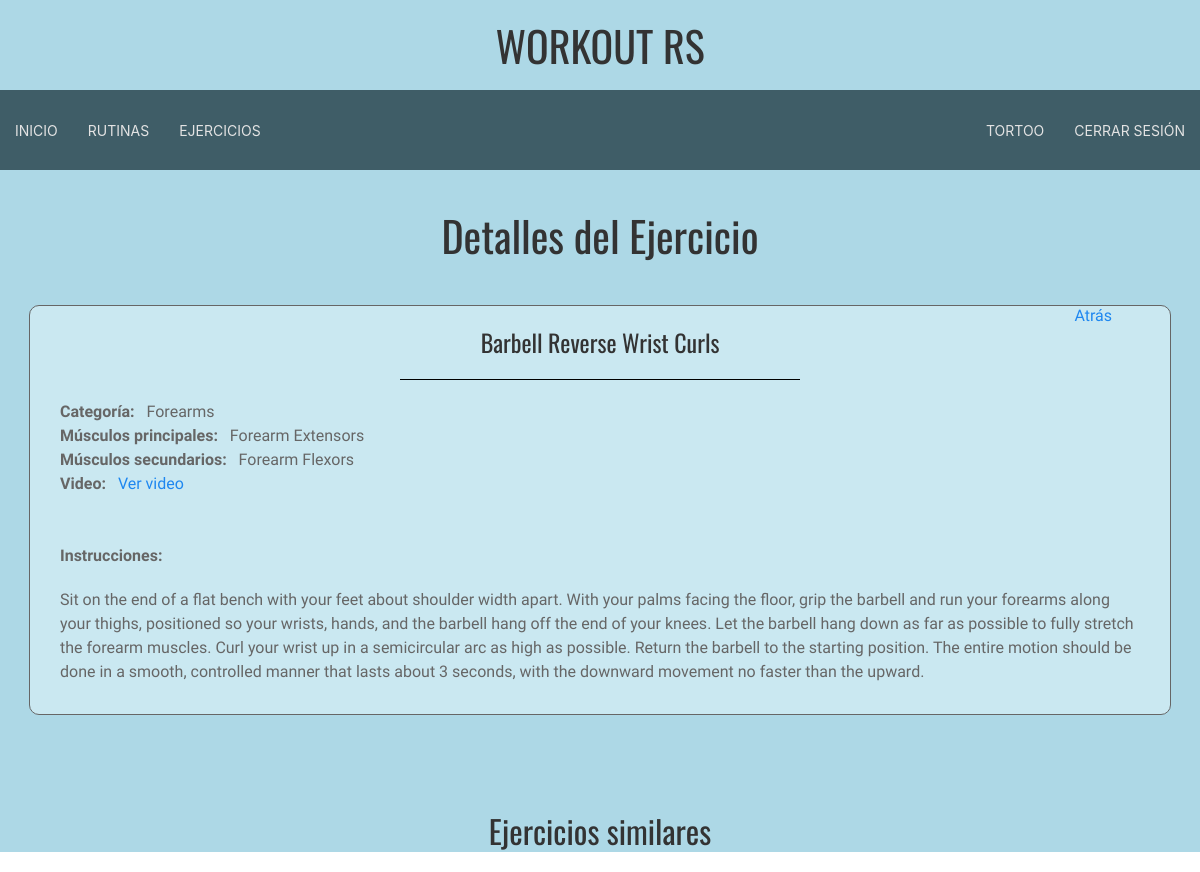
Page /ejercicio/6 (signed in) on the committed database.
### main/models.py (models this page shows, shortened)
class Exercise(models.Model):
    exerciseName = models.TextField(verbose_name='Exercise name')
    exerciseCategory = models.CharField(max_length=200, verbose_name='Exercise Category', null=True)
    priMuscles = models.ManyToManyField(Muscle, related_name='primary', verbose_name='Primary Muscles')
    secMuscles = models.ManyToManyField(Muscle, related_name='secondary', verbose_name='Secondary Muscles')
    video = models.URLField(verbose_name='Video', null=True)
    instructions = models.TextField(verbose_name='Instructions', null=True)
    class Meta:
        ordering = ('exerciseName', )

class Muscle(models.Model):
    name = models.CharField(max_length=100, unique=True)
    def __str__(self):
        return self.name

### main/views.py (the view)
# urls.py: path('ejercicio/<int:id>', views.exercise_detail, name="detalles_ejercicio"),
def exercise_detail(request, id):
    ejercicio = get_object_or_404(Exercise, id=id)
    ejerciciosRec = []
    if ejercicio:
        ejerciciosRec = recommend_exercises(id)
        for ej in ejerciciosRec:
            ej['priMuscles'] = Muscle.objects.get(id=int(ej.get('priMuscles')))
            ej['secMuscles'] = Muscle.objects.get(id=int(ej.get('secMuscles')))
            ej['idExercise'] = ej.get('id')
    context = {
        'ejercicio': ejercicio,
        'ejercicios': ejerciciosRec,
        'STATIC_URL': settings.STATIC_URL,
    }
    return render(request, 'ejercicio.html', context)

### main/recommendations/recommendations.py (called while the page is built)
def calcular_similitud(items, id_item, campos, top_n=5):
    textos = [
        " ".join(str(item[campo]) for campo in campos if item.get(campo))
        for item in items
    ]
    vectorizer = CountVectorizer()
    X = vectorizer.fit_transform(textos)
    similitudes = cosine_similarity(X)
    idx_base = next(i for i, item in enumerate(items) if item["id"] == id_item)
    similares = sorted(
        enumerate(similitudes[idx_base]),
        key=lambda x: x[1],
        reverse=True
    )
    recomendaciones = [
        items[i] for i, sim in similares if i != idx_base
    ][:top_n]
    return recomendaciones

### main/views.py (called while the page is built)
def recommend_exercises(id):
    ejercicios = list(Exercise.objects.all().values(
        "id", "exerciseName", "exerciseCategory", "priMuscles", "secMuscles"
    ))
    recomendaciones = calcular_similitud(ejercicios, id, ["exerciseName", "exerciseCategory", "exerciseCategory", "priMuscles", "secMuscles"], 5)
    return recomendaciones

### main/templates/ejercicio.html (shortened to what this page needs)
{% extends 'master.html' %}
{% block titulo %} Detalles del Ejercicio {% endblock %}
{% block contenido %}
<br>
<div class="card mb-4 shadow-sm" style="justify-items: center; padding-bottom: 1px;">
    <div class="card-body" style="
        display: flex;
        justify-content: space-between;
        margin-bottom: 30px;
        background-color: #cae8f1;
        padding: 10px;
        width: 90%;
        flex-direction: column;
        padding-inline: 30px;
        border: 1px solid;
        border-radius: 10px;
    ">
        <div style="
        position: absolute;
        right: 11vh;
        top: 38vh;">
        <a href="javascript:history.back()">Atrás</a>
        </div>
        <div class="card-text" style="justify-items: center; padding-top: 10px;">
            <h3 class="card-title">{{ ejercicio.exerciseName }}</h3>
            <hr style="
                width: 50vh;
                border-top: 1px solid black;
            ">
        </div>
        <div class="info" style="
            display: flex;
            justify-content: space-between;
        ">
            <div style="
                align-self: center;
            ">
                <strong>Categoría: &nbsp;</strong> {{ ejercicio.exerciseCategory|default:"N/A" }}<br>
                <strong>Músculos principales: &nbsp;</strong> {{ ejercicio.priMuscles.all|join:", "|default:"N/A" }}<br>
                <strong>Músculos secundarios: &nbsp;</strong> {{ ejercicio.secMuscles.all|join:", "|default:"N/A" }}<br>
                <strong>Video: &nbsp;</strong> {% if ejercicio.video %}<a href="{{ ejercicio.video }}" target="_blank">Ver video</a>{% else %}N/A{% endif %}<br>
            </div>
        </div>
        <div class="info" style="
            display: flex;
            flex-direction: column;
            justify-content: center;
        ">
            <br><br>
            <strong>Instrucciones: &nbsp;</strong>
            <p>{{ ejercicio.instructions|default:"N/A" }}</p>
        </div>
    </div>
</div>
<div>
    <br>
    <h2 style="text-align: center">Ejercicios similares</h2>
</div>
{% endblock %}

### main/templates/master.html (shortened to what this page needs)
{% load static %}
<!DOCTYPE html>
<html lang='es'>
  <head>
    <link rel="stylesheet" href="{% static 'css/uikit.min.css' %}" />
    <link rel="stylesheet" href="{% static 'css/master.css' %}" />
    <link rel="stylesheet" href="https://cdnjs.cloudflare.com/ajax/libs/font-awesome/5.15.3/css/all.min.css">
  </head>
  <body>
    <div style="background-color: lightblue; min-height: 100vh; box-sizing: border-box;">
      <h1 style="text-align:center; padding-top:20px">WORKOUT RS</h1>
      <nav class="uk-navbar-container" uk-navbar style="background-color: #3f5d67">
        <div class="uk-navbar-left">
          <ul class="uk-navbar-nav">
            <li class="uk-active"><a style="color: #e3e3e3" href="#">Inicio</a>
            </li>
            <li><a style="color: #e3e3e3" href="#">Rutinas</a>
            </li>
            <li><a style="color: #e3e3e3" href="#">Ejercicios</a>
            </li>
          </ul>
        </div>
        <div class="uk-navbar-right">
          {% if user.is_authenticated %}
            <ul class="uk-navbar-nav">
              <li class="uk-active">
                <a style="color: #e3e3e3" href="#">{{ user.username }}</a>
              </li>
              <li>
                <a style="color: #e3e3e3" href="#" onclick="document.getElementById('logout-form').submit();">Cerrar Sesión</a>
              </li>
            </ul>
          {% else %}
            <ul class="uk-navbar-nav">
              <li><a style="color: #e3e3e3" href="/register">Registrarse</a></li>
              <li><a style="color: #e3e3e3" href="/login">Iniciar sesión</a></li>
            </ul>
          {% endif %}
        </div>
      </nav>
      <h1 style="text-align:center;">{% block titulo %} {% endblock %}</h1>
      {% block contenido %}{% endblock %}
    </div>
  </body>
</html>

### static/css/master.css (style rules this page uses)
h1, h2, h3, h4, h5, h6 { font-family: "Oswald", serif; font-optical-sizing: auto; font-weight: 400; font-style: normal; }
body, option, select, input { font-family: 'Exo 2', serif; }
hr { border-color: lightblue; }

### rows in the picture
Exercise: exerciseName "Barbell Reverse Wrist Curls", exerciseCategory "Forearms", priMuscles.all "Forearm Extensors", secMuscles.all "Forearm Flexors", instructions "Sit on the end of a flat bench with your feet about shoulder width apart. With your palms facing the floor, grip the barbell and run your forearms along your thighs, positioned so your wrists, hands, and the barbell hang off the end of your knees. Let the barbell hang down as far as possible to fully stretch the forearm muscles. Curl your wrist up in a semicircular arc as high as possible. Return the barbell to the starting position. The entire motion should be done in a smooth, controlled manner that lasts about 3 seconds, with the downward movement no faster than the upward."

### other values in the picture
{{ user.username }} "TORTOO"
